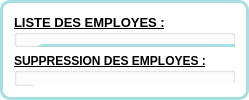
            <widget class="QFrame" name="affichage">
             <property name="styleSheet">
              <string notr="true">QFrame{
background-color: rgb(255, 255, 255);
border: 3px solid gray ;
	border-color: rgb(167, 224, 224);
border-radius: 10px;
}
</string>
             </property>
             <property name="frameShape">
              <enum>QFrame::StyledPanel</enum>
             </property>
             <property name="frameShadow">
              <enum>QFrame::Raised</enum>
             </property>
             <layout class="QVBoxLayout" name="verticalLayout_2">
              <item>
               <widget class="QGroupBox" name="groupBox_liste_employes">
                <property name="maximumSize">
                 <size>
                  <width>16777215</width>
                  <height>340</height>
                 </size>
                </property>
                <property name="font">
                 <font>
                  <pointsize>10</pointsize>
                  <weight>75</weight>
                  <bold>true</bold>
                  <underline>true</underline>
                 </font>
                </property>
                <property name="styleSheet">
                 <string notr="true">
QGroupBox {
	background-color: rgb(255, 255, 255);
    color:#CA3C66;
    border: 3px solid gray ;
	border-color: #A7E0E0;
    border-radius: 10px;
    margin-top: 0ex; /* leave space at the top for the title */
    


QGroupBox::title {
    subcontrol-origin: margin;
    subcontrol-position: top center ; /* position at the top center */
    padding: 0 3px;
	background-color: rgb(255, 255, 255);
}
}          </string>
                </property>
                <property name="title">
                 <string>LISTE DES EMPLOYES :</string>
                </property>
                <widget class="QTableView" name="tab_employes">
                 <property name="geometry">
                  <rect>
                   <x>20</x>
                   <y>30</y>
                   <width>441</width>
                   <height>151</height>
                  </rect>
                 </property>
                 <property name="maximumSize">
                  <size>
                   <width>800</width>
                   <height>16777215</height>
                  </size>
                 </property>
                 <property name="styleSheet">
                  <string notr="true">border-color: #A7E0E0;</string>
                 </property>
                </widget>
                <widget class="QPushButton" name="pb_modifier">
                 <property name="geometry">
                  <rect>
                   <x>350</x>
                   <y>290</y>
                   <width>110</width>
                   <height>30</height>
                  </rect>
                 </property>
                 <property name="maximumSize">
                  <size>
                   <width>110</width>
                   <height>30</height>
                  </size>
                 </property>
                 <property name="font">
                  <font>
                   <weight>75</weight>
                   <bold>true</bold>
                  </font>
                 </property>
                 <property name="styleSheet">
                  <string notr="true">QPushButton{
border: 2px solid rgb(194, 204, 221);
border-radius : 10px;
color: rgb(0,0,0);
padding-left: 20px;
padding-right: 20px;
background-color: rgb(226, 226, 228);
}
QPushButton:hover{
border: 2px solid rgb(144, 178, 214);
	background-color: rgb(185, 185, 186);
}
</string>
                 </property>
                 <property name="text">
                  <string>Update</string>
                 </property>
                 <property name="icon">
                  <iconset>
                   <normaloff>../../Desktop/QT/update.png</normaloff>../../Desktop/QT/update.png</iconset>
                 </property>
                 <property name="iconSize">
                  <size>
                   <width>24</width>
                   <height>30</height>
                  </size>
                 </property>
                </widget>
                <widget class="QLabel" name="label_11">
                 <property name="geometry">
                  <rect>
                   <x>10</x>
                   <y>210</y>
                   <width>61</width>
                   <height>16</height>
                  </rect>
                 </property>
                 <property name="font">
                  <font>
                   <weight>75</weight>
                   <bold>true</bold>
                  </font>
                 </property>
                 <property name="styleSheet">
                  <string notr="true">QLabel{
	background-color: rgb(255, 255, 255);
	color:#A7E0E0;
    
	border-color: rgb(255, 255, 255);
}
</string>
                 </property>
                 <property name="text">
                  <string>IDE :</string>
                 </property>
                </widget>
                <widget class="QLabel" name="label_15">
                 <property name="geometry">
                  <rect>
                   <x>10</x>
                   <y>185</y>
                   <width>361</width>
                   <height>21</height>
                  </rect>
                 </property>
                 <property name="font">
                  <font>
                   <pointsize>8</pointsize>
                  </font>
                 </property>
                 <property name="styleSheet">
                  <string notr="true">border-color: rgb(255, 255, 255);</string>
                 </property>
                 <property name="text">
                  <string>Veuillez préciser l'identifiant de l'employé :</string>
                 </property>
                </widget>
                <widget class="QLineEdit" name="le_id_modif">
                 <property name="geometry">
                  <rect>
                   <x>110</x>
                   <y>210</y>
                   <width>131</width>
                   <height>20</height>
                  </rect>
                 </property>
                 <property name="styleSheet">
                  <string notr="true">QLineEdit{
border: 2px solid rgb(194, 204, 221);
border-radius : 10px;
color: rgb(0,0,0);
padding-left: 20px;
padding-right: 20px;
background-color: rgb(226, 226, 228);
}
QLineEdit:hover{
border: 2px solid rgb(144, 178, 214);
}
QLineEdit:focus{
border: 2px solid rgb(126, 148, 207);
background-color:rgb(167, 167, 168)

}</string>
                 </property>
                 <property name="placeholderText">
                  <string>Exprimer-vous...</string>
                 </property>
                 <property name="clearButtonEnabled">
                  <bool>true</bool>
                 </property>
                </widget>
                <widget class="QLabel" name="label_12">
                 <property name="geometry">
                  <rect>
                   <x>10</x>
                   <y>240</y>
                   <width>81</width>
                   <height>16</height>
                  </rect>
                 </property>
                 <property name="font">
                  <font>
                   <weight>75</weight>
                   <bold>true</bold>
                  </font>
                 </property>
                 <property name="styleSheet">
                  <string notr="true">QLabel{
	background-color: rgb(255, 255, 255);
	color:#A7E0E0;
    
	border-color: rgb(255, 255, 255);
}
</string>
                 </property>
                 <property name="text">
                  <string>New Adress :</string>
                 </property>
                </widget>
                <widget class="QLineEdit" name="le_nouv_adresse">
                 <property name="geometry">
                  <rect>
                   <x>110</x>
                   <y>240</y>
                   <width>131</width>
                   <height>20</height>
                  </rect>
                 </property>
                 <property name="styleSheet">
                  <string notr="true">QLineEdit{
border: 2px solid rgb(194, 204, 221);
border-radius : 10px;
color: rgb(0,0,0);
padding-left: 20px;
padding-right: 20px;
background-color: rgb(226, 226, 228);
}
QLineEdit:hover{
border: 2px solid rgb(144, 178, 214);
}
QLineEdit:focus{
border: 2px solid rgb(126, 148, 207);
background-color:rgb(167, 167, 168)

}</string>
                 </property>
                 <property name="placeholderText">
                  <string>Exprimer-vous...</string>
                 </property>
                 <property name="clearButtonEnabled">
                  <bool>true</bool>
                 </property>
                </widget>
                <widget class="QLabel" name="label_16">
                 <property name="geometry">
                  <rect>
                   <x>10</x>
                   <y>270</y>
                   <width>91</width>
                   <height>16</height>
                  </rect>
                 </property>
                 <property name="font">
                  <font>
                   <weight>75</weight>
                   <bold>true</bold>
                  </font>
                 </property>
                 <property name="styleSheet">
                  <string notr="true">QLabel{
	background-color: rgb(255, 255, 255);
	color:#A7E0E0;
    
	border-color: rgb(255, 255, 255);
}
</string>
                 </property>
                 <property name="text">
                  <string>New Number :</string>
                 </property>
                </widget>
                <widget class="QLineEdit" name="le_nouv_tele">
                 <property name="geometry">
                  <rect>
                   <x>110</x>
                   <y>270</y>
                   <width>131</width>
                   <height>20</height>
                  </rect>
                 </property>
                 <property name="styleSheet">
                  <string notr="true">QLineEdit{
border: 2px solid rgb(194, 204, 221);
border-radius : 10px;
color: rgb(0,0,0);
padding-left: 20px;
padding-right: 20px;
background-color: rgb(226, 226, 228);
}
QLineEdit:hover{
border: 2px solid rgb(144, 178, 214);
}
QLineEdit:focus{
border: 2px solid rgb(126, 148, 207);
background-color:rgb(167, 167, 168)

}</string>
                 </property>
                 <property name="placeholderText">
                  <string>Exprimer-vous...</string>
                 </property>
                 <property name="clearButtonEnabled">
                  <bool>true</bool>
                 </property>
                </widget>
                <widget class="QLabel" name="label_17">
                 <property name="geometry">
                  <rect>
                   <x>10</x>
                   <y>300</y>
                   <width>81</width>
                   <height>21</height>
                  </rect>
                 </property>
                 <property name="font">
                  <font>
                   <weight>75</weight>
                   <bold>true</bold>
                  </font>
                 </property>
                 <property name="styleSheet">
                  <string notr="true">QLabel{
	background-color: rgb(255, 255, 255);
	color:#A7E0E0;
    
	border-color: rgb(255, 255, 255);
}
</string>
                 </property>
                 <property name="text">
                  <string>New Salary :</string>
                 </property>
                </widget>
                <widget class="QLineEdit" name="le_nouv_salaire">
                 <property name="geometry">
                  <rect>
                   <x>110</x>
                   <y>300</y>
                   <width>131</width>
                   <height>20</height>
                  </rect>
                 </property>
                 <property name="styleSheet">
                  <string notr="true">QLineEdit{
border: 2px solid rgb(194, 204, 221);
border-radius : 10px;
color: rgb(0,0,0);
padding-left: 20px;
padding-right: 20px;
background-color: rgb(226, 226, 228);
}
QLineEdit:hover{
border: 2px solid rgb(144, 178, 214);
}
QLineEdit:focus{
border: 2px solid rgb(126, 148, 207);
background-color:rgb(167, 167, 168)

}</string>
                 </property>
                 <property name="placeholderText">
                  <string>Exprimer-vous...</string>
                 </property>
                 <property name="clearButtonEnabled">
                  <bool>true</bool>
                 </property>
                </widget>
                <widget class="QLabel" name="label_18">
                 <property name="geometry">
                  <rect>
                   <x>250</x>
                   <y>210</y>
                   <width>81</width>
                   <height>16</height>
                  </rect>
                 </property>
                 <property name="font">
                  <font>
                   <weight>75</weight>
                   <bold>true</bold>
                  </font>
                 </property>
                 <property name="styleSheet">
                  <string notr="true">QLabel{
	background-color: rgb(255, 255, 255);
	color:#A7E0E0;
    
	border-color: rgb(255, 255, 255);
}
</string>
                 </property>
                 <property name="text">
                  <string>New Bonus :</string>
                 </property>
                </widget>
                <widget class="QLineEdit" name="le_nouv_prime">
                 <property name="geometry">
                  <rect>
                   <x>330</x>
                   <y>210</y>
                   <width>131</width>
                   <height>20</height>
                  </rect>
                 </property>
                 <property name="styleSheet">
                  <string notr="true">QLineEdit{
border: 2px solid rgb(194, 204, 221);
border-radius : 10px;
color: rgb(0,0,0);
padding-left: 20px;
padding-right: 20px;
background-color: rgb(226, 226, 228);
}
QLineEdit:hover{
border: 2px solid rgb(144, 178, 214);
}
QLineEdit:focus{
border: 2px solid rgb(126, 148, 207);
background-color:rgb(167, 167, 168)

}</string>
                 </property>
                 <property name="placeholderText">
                  <string>Exprimer-vous...</string>
                 </property>
                 <property name="clearButtonEnabled">
                  <bool>true</bool>
                 </property>
                </widget>
               </widget>
              </item>
              <item>
               <widget class="QGroupBox" name="groupBox_suppression">
                <property name="maximumSize">
                 <size>
                  <width>16777215</width>
                  <height>120</height>
                 </size>
                </property>
                <property name="font">
                 <font>
                  <pointsize>9</pointsize>
                  <weight>75</weight>
                  <italic>false</italic>
                  <bold>true</bold>
                  <underline>true</underline>
                 </font>
                </property>
                <property name="styleSheet">
                 <string notr="true">
QGroupBox {
	background-color: rgb(255, 255, 255);
    color:#CA3C66;
    border: 3px solid gray ;
	border-color: #A7E0E0;
    border-radius: 10px;
    margin-top: 0ex; /* leave space at the top for the title */
    


QGroupBox::title {
    subcontrol-origin: margin;
    subcontrol-position: top center ; /* position at the top center */
    padding: 0 3px;
	background-color: rgb(255, 255, 255);
}
}          </string>
                </property>
                <property name="title">
                 <string>SUPPRESSION DES EMPLOYES :</string>
                </property>
                <widget class="QLineEdit" name="le_id_sup">
                 <property name="geometry">
                  <rect>
                   <x>100</x>
                   <y>79</y>
                   <width>200</width>
                   <height>30</height>
                  </rect>
                 </property>
                 <property name="maximumSize">
                  <size>
                   <width>200</width>
                   <height>30</height>
                  </size>
                 </property>
                 <property name="styleSheet">
                  <string notr="true">QLineEdit{
border: 2px solid rgb(194, 204, 221);
border-radius : 10px;
color: rgb(0,0,0);
padding-left: 20px;
padding-right: 20px;
background-color: rgb(226, 226, 228);
}
QLineEdit:hover{
border: 2px solid rgb(144, 178, 214);
}
QLineEdit:focus{
border: 2px solid rgb(126, 148, 207);
background-color:rgb(167, 167, 168)

}</string>
                 </property>
                 <property name="maxLength">
                  <number>7</number>
                 </property>
                 <property name="clearButtonEnabled">
                  <bool>true</bool>
                 </property>
                </widget>
                <widget class="QLabel" name="label_13">
                 <property name="geometry">
                  <rect>
                   <x>30</x>
                   <y>60</y>
                   <width>81</width>
                   <height>16</height>
                  </rect>
                 </property>
                 <property name="font">
                  <font>
                   <pointsize>10</pointsize>
                  </font>
                 </property>
                 <property name="styleSheet">
                  <string notr="true">border-color: rgb(255, 255, 255);
color: rgb(74, 163, 162);</string>
                 </property>
                 <property name="text">
                  <string>Identifiant :</string>
                 </property>
                </widget>
                <widget class="QPushButton" name="pb_supprimer">
                 <property name="geometry">
                  <rect>
                   <x>350</x>
                   <y>80</y>
                   <width>110</width>
                   <height>30</height>
                  </rect>
                 </property>
                 <property name="maximumSize">
                  <size>
                   <width>110</width>
                   <height>30</height>
                  </size>
                 </property>
                 <property name="font">
                  <font>
                   <weight>75</weight>
                   <bold>true</bold>
                  </font>
                 </property>
                 <property name="styleSheet">
                  <string notr="true">QPushButton{
border: 2px solid rgb(194, 204, 221);
border-radius : 10px;
color: rgb(0,0,0);
padding-left: 20px;
padding-right: 20px;
background-color: rgb(226, 226, 228);
}
QPushButton:hover{
border: 2px solid rgb(144, 178, 214);
	background-color: rgb(185, 185, 186);
}
</string>
                 </property>
                 <property name="text">
                  <string>Delete</string>
                 </property>
                 <property name="icon">
                  <iconset>
                   <normaloff>../../Desktop/QT/i2.png</normaloff>../../Desktop/QT/i2.png</iconset>
                 </property>
                 <property name="iconSize">
                  <size>
                   <width>20</width>
                   <height>20</height>
                  </size>
                 </property>
                </widget>
                <widget class="QLabel" name="label_14">
                 <property name="geometry">
                  <rect>
                   <x>20</x>
                   <y>30</y>
                   <width>361</width>
                   <height>16</height>
                  </rect>
                 </property>
                 <property name="font">
                  <font>
                   <pointsize>8</pointsize>
                  </font>
                 </property>
                 <property name="styleSheet">
                  <string notr="true">border-color: rgb(255, 255, 255);</string>
                 </property>
                 <property name="text">
                  <string>Veuillez préciser l'identifiant de l'employé :</string>
                 </property>
                </widget>
               </widget>
              </item>
             </layout>
             <zorder>groupBox_suppression</zorder>
             <zorder>groupBox_liste_employes</zorder>
            </widget>
